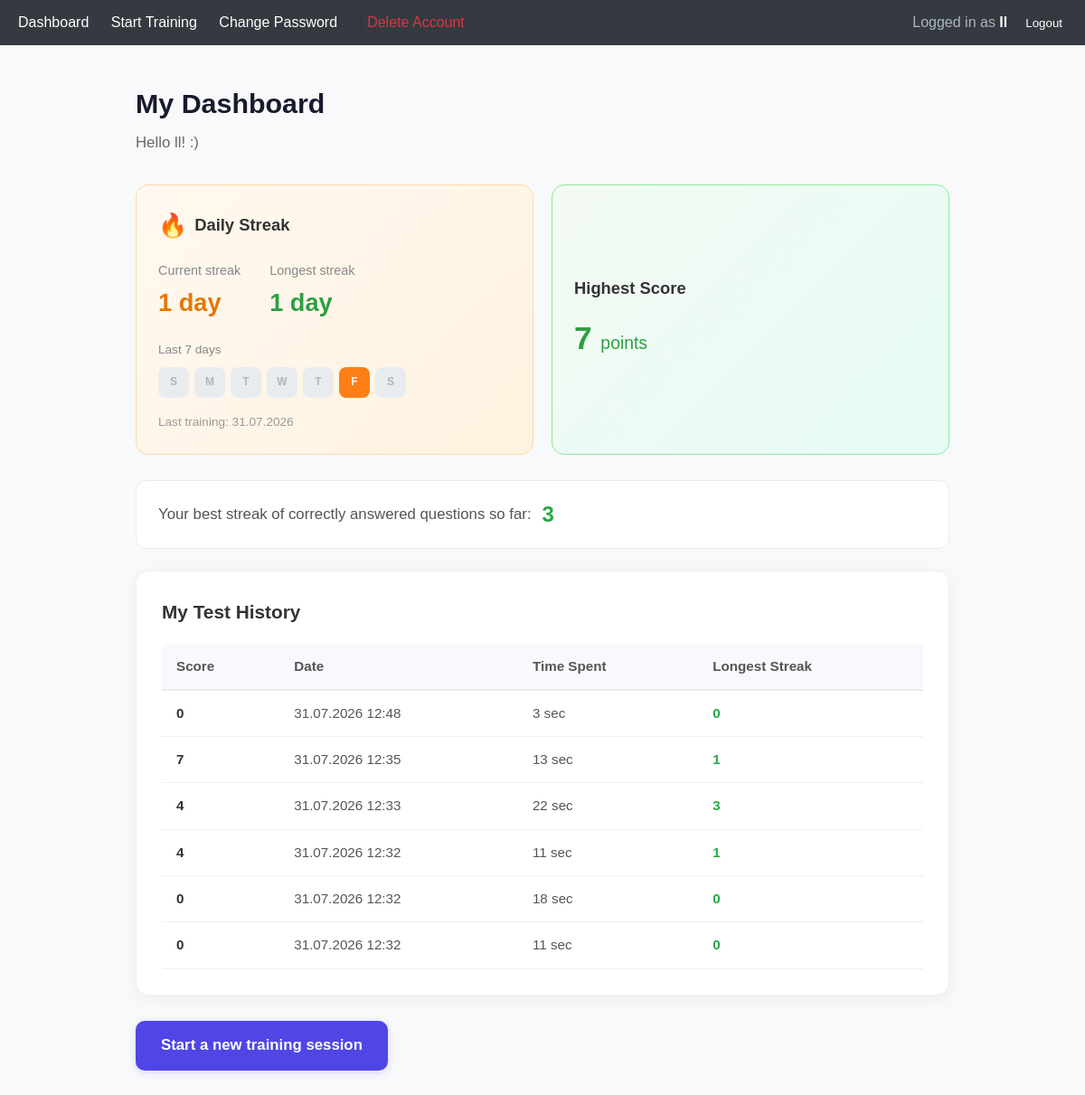
The page /my-dashboard/ (signed in) on the database its author committed.
### users/models.py (models this page shows, shortened)
class Profile(models.Model):
    CONDITION_CHOICES = [
        ('control', 'Control (Non-gamified)'),
        ('gamified', 'Intervention (Gamified)'),
    ]
    PROGRESS_CHOICES = [
        ('registered', 'Just registered'),
        ('questionnaire1', 'Questionnaire 1 done'),
        ('pretest', 'Pretest done'),
        ('training1', 'First training done'),
        ('posttest1', 'Post-test 1 done'),
        ('questionnaire2', 'Questionnaire 2 done'),
        ('instruction', 'Instruction page seen'),
        ('free_use', 'Free use period'),
        ('posttest2', 'Post-test 2 done'),
        ('questionnaire3', 'Questionnaire 3 done'),
        ('finished', 'Study finished'),
    ]
    progress = models.CharField(
        max_length=20,
        choices=[
            ('registered', 'Just registered'),
            ('questionnaire1', 'Questionnaire 1 done'),
            ('pretest', 'Pretest done'),
            ('training1', 'First training done'),
            ('posttest1', 'Post-test 1 done'),
            ('questionnaire2', 'Questionnaire 2 done'),
            ('instruction', 'Instruction page seen'),
            ('free_use', 'Free use period'),
            ('posttest2', 'Post-test 2 done'),
            ('questionnaire3', 'Questionnaire 3 done'),
            ('finished', 'Study finished'),
        ],
        default='registered'
    )
    user = models.OneToOneField(User, on_delete=models.CASCADE)
    condition = models.CharField(max_length=20, choices=CONDITION_CHOICES, default='control')
    progress = models.CharField(max_length=20, choices=PROGRESS_CHOICES, default='registered')
    current_daily_streak = models.PositiveIntegerField(default=0)
    longest_daily_streak = models.PositiveIntegerField(default=0)
    last_activity_date = models.DateField(null=True, blank=True)
    last_login_at = models.DateTimeField(null=True, blank=True)
    free_use_started = models.DateTimeField(null=True, blank=True)

### tests/models.py (models this page shows, shortened)
class TestSession(models.Model):
    user = models.ForeignKey(settings.AUTH_USER_MODEL, on_delete=models.CASCADE)
    session_type = models.CharField(max_length=20, choices=[
        ('pretest', 'Pretest'),
        ('training', 'Training'),
        ('posttest', 'Posttest')
    ])
    condition = models.CharField(max_length=20, choices=[('gamified', 'Gamified'), ('control', 'Control')])
    start_time = models.DateTimeField(auto_now_add=True)
    end_time = models.DateTimeField(null=True, blank=True)
    score = models.IntegerField(default=0)
    total_time_seconds = models.IntegerField(null=True, blank=True)
    responses = models.JSONField(default=dict)  # e.g., {"item_123": {"answer": "B", "time": 45, "correct": True}}
    items = models.ManyToManyField(RPMItem)
    longest_streak = models.PositiveIntegerField(default=0)
    answered_count = models.PositiveIntegerField(default=0)
    class Meta:
        ordering = ['-start_time']

### core/views.py (the view, shortened to what this page needs)
# urls.py: path('my-dashboard/', views.user_dashboard, name='user_dashboard'),
@login_required
def user_dashboard(request):
    print("Current progress:", request.user.profile.progress)
    print("Next step:", get_next_step(request.user))
    profile = request.user.profile
    next_step = get_next_step(request.user)
    allowed = ['pretest', 'training1', 'posttest1', 'questionnaire2',
               'instruction', 'free_use', 'posttest2', 'questionnaire3', 'finished']
    if profile.progress not in allowed and not request.user.is_staff:
        return redirect(next_step)
    if not request.user.is_staff and request.user.profile.condition != 'gamified':
        return redirect('tests:start_training_page')
    show_final_message = False
    seconds_until_end = None
    my_sessions = TestSession.objects.filter(user=request.user).order_by('-start_time')
    best_streak = 0
    if my_sessions.exists():
        best_streak = max((s.longest_streak or 0) for s in my_sessions)
    today = date.today()
    last_7_days = []
    trained_dates = set(
        TestSession.objects.filter(
            user=request.user,
            end_time__isnull=False
        ).dates('start_time', 'day')
    )
    for i in range(6, -1, -1):          # from 6 days ago → today
        d = today - timedelta(days=i)
        last_7_days.append({
            'date': d,
            'active': d in trained_dates
        })
    highest_score = 0
    if my_sessions.exists():
        highest_score = max(s.score or 0 for s in my_sessions)
    return render(request, 'core/user_dashboard.html', {
        'sessions': my_sessions,
        'best_streak': best_streak,
        'last_7_days': last_7_days,
        'next_step': next_step,
        'progress': profile.progress,
        'highest_score': highest_score,
        'show_final_message': show_final_message,
        'seconds_until_end': seconds_until_end,
    })

### core/templates/core/user_dashboard.html (shortened to what this page needs)
{% extends 'base.html' %}
{% block content %}
<div style="max-width: 900px; margin: 0 auto;">
    <div style="margin-bottom: 32px;">
        <h1 style="margin-bottom: 6px; font-size: 1.9rem; font-weight: 700; color: #1a1a2e;">My Dashboard</h1>
        <p style="color: #666; font-size: 1.05rem; margin: 0;">Hello {{ user.username }}! :)</p>
    </div>
    {% if user.profile.condition == 'gamified' %}
    <div style="display: grid; grid-template-columns: 1fr 1fr; gap: 20px; margin-bottom: 28px;">
        <div style="background: linear-gradient(135deg, #fff8f0, #fff3e0); border: 1px solid #ffd8a8;
                    border-radius: 14px; padding: 24px;">
            <h3 style="margin-top: 0; margin-bottom: 18px; display: flex; align-items: center; gap: 8px; font-size: 1.15rem;">
                <span style="font-size: 1.4em;">🔥</span> Daily Streak
            </h3>
            <div style="display: flex; gap: 32px; margin-bottom: 20px; flex-wrap: wrap;">
                <div>
                    <div style="font-size: 0.9em; color: #888; margin-bottom: 2px;">Current streak</div>
                    <div style="font-size: 1.7em; font-weight: 700; color: #e67700;">
                        {{ user.profile.current_daily_streak }} day{{ user.profile.current_daily_streak|pluralize }}
                    </div>
                </div>
                <div>
                    <div style="font-size: 0.9em; color: #888; margin-bottom: 2px;">Longest streak</div>
                    <div style="font-size: 1.7em; font-weight: 700; color: #2f9e44;">
                        {{ user.profile.longest_daily_streak }} day{{ user.profile.longest_daily_streak|pluralize }}
                    </div>
                </div>
            </div>
            <div>
                <div style="font-size: 0.85em; color: #888; margin-bottom: 8px;">Last 7 days</div>
                <div style="display: flex; gap: 6px;">
                    {% for day in last_7_days %}
                        <div title="{{ day.date|date:'d.m.Y' }}"
                             style="width: 34px; height: 34px; border-radius: 8px;
                                    background: {% if day.active %}#fd7e14{% else %}#e9ecef{% endif %};
                                    display: flex; align-items: center; justify-content: center;
                                    font-size: 0.75em; font-weight: 600;
                                    color: {% if day.active %}white{% else %}#adb5bd{% endif %};">
                            {{ day.date|date:"D"|slice:":1" }}
                        </div>
                    {% endfor %}
                </div>
            </div>
            {% if user.profile.last_activity_date %}
                <p style="color: #999; margin-top: 16px; margin-bottom: 0; font-size: 0.85em;">
                    Last training: {{ user.profile.last_activity_date|date:"d.m.Y" }}
                </p>
            {% endif %}
        </div>
        <div style="background: linear-gradient(135deg, #f3faf3, #e6fcf5); border: 1px solid #8ce99a;
                    border-radius: 14px; padding: 24px; display: flex; flex-direction: column; justify-content: center;">
            <h3 style="margin-top: 0; margin-bottom: 12px; font-size: 1.15rem;">Highest Score</h3>
            <p style="font-size: 2.2em; font-weight: 700; color: #2f9e44; margin: 0;">
                {{ highest_score }} <span style="font-size: 0.55em; font-weight: 500;">points</span>
            </p>
        </div>
    </div>
    {% endif %}
    {% if sessions %}
        <div style="background: white; border: 1px solid #e9ecef; border-radius: 12px;
                    padding: 18px 24px; margin-bottom: 24px; display: flex; align-items: center; gap: 12px;">
            <span style="font-size: 1.05rem; color: #555;">Your best streak of correctly answered questions so far:</span>
            <strong style="color: #28a745; font-size: 1.5rem;">{{ best_streak }}</strong>
        </div>
    {% endif %}
    <div style="background: white; border-radius: 14px; box-shadow: 0 4px 18px rgba(0,0,0,0.05);
                padding: 28px; margin-bottom: 28px; border: 1px solid #f0f0f0;">
        <h2 style="margin-top: 0; margin-bottom: 20px; font-size: 1.3rem;">My Test History</h2>
        {% if sessions %}
            <div style="overflow-x: auto;">
                <table style="width: 100%; border-collapse: collapse; font-size: 0.95rem;">
                    <thead>
                        <tr style="background: #f8f9fc;">
                            <th style="padding: 12px 16px; text-align: left; font-weight: 600; color: #555; border-bottom: 2px solid #e9ecef;">Score</th>
                            <th style="padding: 12px 16px; text-align: left; font-weight: 600; color: #555; border-bottom: 2px solid #e9ecef;">Date</th>
                            <th style="padding: 12px 16px; text-align: left; font-weight: 600; color: #555; border-bottom: 2px solid #e9ecef;">Time Spent</th>
                            <th style="padding: 12px 16px; text-align: left; font-weight: 600; color: #555; border-bottom: 2px solid #e9ecef;">Longest Streak</th>
                        </tr>
                    </thead>
                    <tbody>
                        {% for s in sessions %}
                        <tr style="border-bottom: 1px solid #f0f0f0;">
                            <td style="padding: 13px 16px; font-weight: 600;">{{ s.score }}</td>
                            <td style="padding: 13px 16px; color: #555;">{{ s.start_time|date:"d.m.Y H:i" }}</td>
                            <td style="padding: 13px 16px; color: #555;">
                                {% if s.total_time_seconds %}
                                    {{ s.total_time_seconds }} sec
                                {% else %}
                                    <span style="color: #adb5bd;">still running</span>
                                {% endif %}
                            </td>
                            <td style="padding: 13px 16px; font-weight: 600; color: #28a745;">
                                {{ s.longest_streak|default:0 }}
                            </td>
                        </tr>
                        {% endfor %}
                    </tbody>
                </table>
            </div>
        {% else %}
            <p style="color: #888; margin: 0;">You haven't completed any tests yet.</p>
        {% endif %}
    </div>
    <div style="margin-bottom: 40px;">
    <a href="{% url 'tests:start_training_page' %}"
       style="display: inline-block; padding: 14px 28px; background-color: #4f46e5;
              color: white; text-decoration: none; border-radius: 10px; font-weight: 600; font-size: 1.05rem;
              box-shadow: 0 2px 8px rgba(79, 70, 229, 0.2);">
        Start a new training session
    </a>
</div>
</div>
{% endblock %}

### templates/base.html (shortened to what this page needs)
<!DOCTYPE html>
<html lang="en">
<head>
    {% load static %}
    <link rel="stylesheet" href="{% static 'css/style.css' %}">
</head>
<body>
    <nav style="display: flex; justify-content: space-between; align-items: center; background-color: #343a40; padding: 12px 20px;">
    <div>
    {% if user.is_authenticated %}
        {% if user.is_staff %}
            <a href="{% url 'core:dashboard' %}">Dashboard</a>
            <a href="/admin/">Manage Accounts</a>
        {% elif user.profile.condition == 'gamified' %}
            <a href="{% url 'core:dashboard' %}">Dashboard</a>
        {% endif %}
        <a href="{% url 'tests:start_training_page' %}">Start Training</a>
        <a href="{% url 'users:change_password' %}">Change Password</a> |
        <a href="{% url 'users:delete_account' %}" style="color: #dc3545;">Delete Account</a>
    {% else %}
        <a href="{% url 'login' %}">Login</a>
        <a href="{% url 'users:register' %}">Register</a>
    {% endif %}
    </div>
    <div style="display: flex; align-items: center; gap: 15px;">
        {% if user.is_authenticated %}
            <span style="color: #adb5bd;">
                Logged in as <strong style="color: white;">{{ user.username }}</strong>
            </span>
            <form method="post" action="{% url 'logout' %}" style="display:inline; margin:0;">
                <button type="submit" style="background:none; border:none; color:white; cursor:pointer; padding:0;">
                    Logout
                </button>
            </form>
        {% endif %}
    </div>
    </nav>
    <div class="container">
        {% block content %}{% endblock %}
    </div>
</body>
</html>

### static/css/style.css (style rules this page uses)
* { margin: 0; padding: 0; box-sizing: border-box; }
body { font-family: Arial, sans-serif; line-height: 1.6; background-color: #f8f9fa; color: #333; }
.container { max-width: 1200px; margin: 0 auto; padding: 20px; }
nav { background-color: #343a40; padding: 15px; margin-bottom: 20px; }
nav a { color: white; margin-right: 20px; text-decoration: none; }
button { padding: 10px 20px; margin: 5px; background-color: #007bff; color: white; border: none; border-radius: 4px; cursor: pointer; }

### rows shown on the page
TestSession: score "0", start_time "31.07.2026 12:48", total_time_seconds "3", longest_streak "0"
TestSession: score "7", start_time "31.07.2026 12:35", total_time_seconds "13", longest_streak "1"
TestSession: score "4", start_time "31.07.2026 12:33", total_time_seconds "22", longest_streak "3"
TestSession: score "4", start_time "31.07.2026 12:32", total_time_seconds "11", longest_streak "1"
TestSession: score "0", start_time "31.07.2026 12:32", total_time_seconds "18", longest_streak "0"
TestSession: score "0", start_time "31.07.2026 12:32", total_time_seconds "11", longest_streak "0"

### other values the page prints
{{ user.username }} "ll"
{{ user.profile.current_daily_streak }} "1"
{{ user.profile.longest_daily_streak }} "1"
{{ day.date|date:"D"|slice:":1" }} "S" "M" "T" "W" "T" "F" "S"
{{ user.profile.last_activity_date|date:"d.m.Y" }} "31.07.2026"
{{ highest_score }} "7"
{{ best_streak }} "3"
